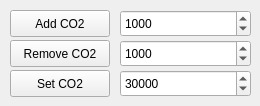
      <widget class="QWidget" name="tab_4">
       <attribute name="title">
        <string>CO2</string>
       </attribute>
       <widget class="QSpinBox" name="set_co2_spinbox">
        <property name="geometry">
         <rect>
          <x>120</x>
          <y>70</y>
          <width>131</width>
          <height>27</height>
         </rect>
        </property>
        <property name="toolTip">
         <string extracomment="New CO2 value"/>
        </property>
        <property name="statusTip">
         <string>The new CO2 value</string>
        </property>
        <property name="maximum">
         <number>999999999</number>
        </property>
        <property name="singleStep">
         <number>5000</number>
        </property>
        <property name="value">
         <number>30000</number>
        </property>
       </widget>
       <widget class="QSpinBox" name="rem_co2_spinbox">
        <property name="geometry">
         <rect>
          <x>120</x>
          <y>40</y>
          <width>131</width>
          <height>27</height>
         </rect>
        </property>
        <property name="toolTip">
         <string extracomment="Amount of CO2 to remove"/>
        </property>
        <property name="statusTip">
         <string>How much CO2 to subtract</string>
        </property>
        <property name="maximum">
         <number>999999999</number>
        </property>
        <property name="singleStep">
         <number>100</number>
        </property>
        <property name="value">
         <number>1000</number>
        </property>
       </widget>
       <widget class="QSpinBox" name="co2_spinBox">
        <property name="geometry">
         <rect>
          <x>120</x>
          <y>10</y>
          <width>131</width>
          <height>27</height>
         </rect>
        </property>
        <property name="toolTip">
         <string extracomment="Amount of CO2 to add"/>
        </property>
        <property name="statusTip">
         <string>How much CO2 to add</string>
        </property>
        <property name="maximum">
         <number>999999999</number>
        </property>
        <property name="singleStep">
         <number>100</number>
        </property>
        <property name="value">
         <number>1000</number>
        </property>
       </widget>
       <widget class="QPushButton" name="set_co2_btn">
        <property name="geometry">
         <rect>
          <x>10</x>
          <y>70</y>
          <width>100</width>
          <height>27</height>
         </rect>
        </property>
        <property name="toolTip">
         <string extracomment="Sets the world's CO2 to a specific value"/>
        </property>
        <property name="text">
         <string>Set CO2</string>
        </property>
       </widget>
       <widget class="QPushButton" name="add_co2_btn">
        <property name="geometry">
         <rect>
          <x>10</x>
          <y>10</y>
          <width>100</width>
          <height>27</height>
         </rect>
        </property>
        <property name="toolTip">
         <string extracomment="Adds CO2 into the world"/>
        </property>
        <property name="text">
         <string>Add CO2</string>
        </property>
       </widget>
       <widget class="QPushButton" name="rem_co2_btn">
        <property name="geometry">
         <rect>
          <x>10</x>
          <y>40</y>
          <width>100</width>
          <height>27</height>
         </rect>
        </property>
        <property name="toolTip">
         <string extracomment="Removes CO2 from the world"/>
        </property>
        <property name="text">
         <string>Remove CO2</string>
        </property>
       </widget>
      </widget>
